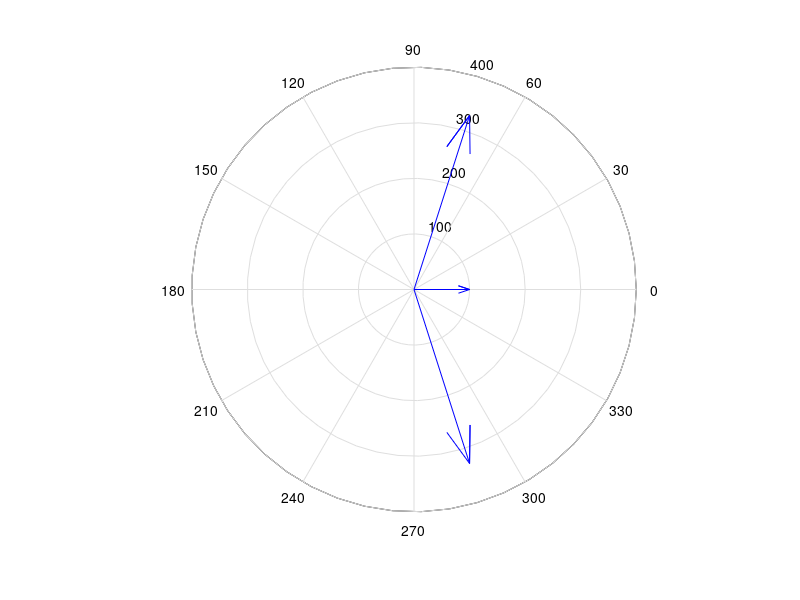

The MATLAB script that drew this image:
R = 100; % Ohms
L = 100e-6; % H
C = 100e-9; % F
% A frequência de ressonância fo = 1/(2*pi*sqrt(L*C))
fo = 1./(2*pi*sqrt(L*C))
f = [0.1 1 10]*fo
Xl = j*2*pi*f*L % Ohms
Xc = -j./(2*pi*f*C) % Ohms
Z = R + Xl + Xc
 compass(Z)